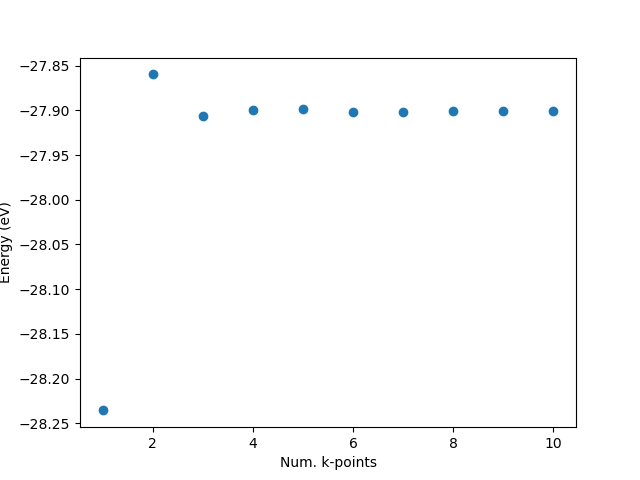

Recreate this plot in Python.
import sys
import os
sys.path.append("/home/gridsan/{}/".format(os.environ['USER']))
from labutil.src.plugins.pwscf import *
from ase.spacegroup import crystal
from ase.io import write
# from ase.build import *
from ase.build import bulk
import numpy as np
import matplotlib.pyplot as plt



def make_struc(alat):
    """
    Creates the crystal structure using ASE.
    :param alat: Lattice parameter in angstrom
    :return: structure object converted from ase
    """
    fecell = bulk('Fe', 'bcc', a=alat)
    # check how your cell looks like
    #write('s.cif', gecell)
    print(fecell, fecell.get_atomic_numbers())
    structure = Struc(ase2struc(fecell))
    print(structure.species)
    return structure


def compute_energy(alat, nk, ecut):
    """
    Make an input template and select potential and structure, and the path where to run
    """
    potname = 'Fe.pbe-nd-rrkjus.UPF'
    potpath = os.path.join(os.environ['ESPRESSO_PSEUDO'], potname)
    pseudopots = {'Fe': PseudoPotential(path=potpath, ptype='uspp', element='Fe',
                                        functional='GGA', name=potname),
                #   'Co': PseudoPotential(path=potpath, ptype='uspp', element='Fe',
                #                         functional='GGA', name=potname)
                  }
    struc = make_struc(alat=alat)
    kpts = Kpoints(gridsize=[nk, nk, nk], option='automatic', offset=False)
    dirname = 'Fe_bcc_a_{}_ecut_{}_nk_{}'.format(alat, ecut, nk)
    # runpath = Dir(path=os.path.join(os.environ['WORKDIR'], "Lab3/Problem1", dirname))
    runpath = Dir(path=os.path.join(os.getcwd(), "Lab3", dirname))
    input_params = PWscf_inparam({
        'CONTROL': {
            'calculation': 'vc-relax',
            'pseudo_dir': '/home/gridsan/{}/labutil/lab3_samples/pseudopotentials/'.format(os.environ['USER']),
            'outdir': runpath.path,
            'tstress': True,
            'tprnfor': True,
            'disk_io': 'none',
        },
        'SYSTEM': {
            'ecutwfc': ecut,
            'ecutrho': ecut * 8,
            'nspin': 2,
            'starting_magnetization(1)': 0.7,
            'occupations': 'smearing',
            'smearing': 'mp',
            'degauss': 0.02
             },
        'ELECTRONS': {
            'diagonalization': 'david',
            'mixing_beta': 0.5,
            'conv_thr': 1e-7,
        },
        'IONS': {},
        'CELL': {},
        })

    output_file = run_qe_pwscf(runpath=runpath, struc=struc,  pseudopots=pseudopots,
                               params=input_params, kpoints=kpts, ncpu=4)
    output = parse_qe_pwscf_output(outfile=output_file)
    return output



def lattice_scan():
    ecut = 30
    alat = 5.3 *0.529177249
    nk_list = np.arange(1,11)

    nk_unique_list = []
    energies = []
    for nk in nk_list:
        output = compute_energy(alat=alat, ecut=ecut, nk=nk)
        print(output)
        e, f, p, n_unique_k_points = output['energy']/13.6057039763/2, output['force'], output['pressure'], output['n_unique_k_points']
        energies.append(e)
        nk_unique_list.append(n_unique_k_points)
    
    plt.figure()
    plt.scatter(nk_list, energies)
    plt.xlabel('Num. k-points')
    plt.ylabel('Energy (eV)')
    plt.savefig('1A_bcc.png', dpi = 100)
    plt.show()

    

if __name__ == '__main__':
    os.environ["PWSCF_COMMAND"] = '/home/gridsan/epan1/3320_atomistic_shared/qe-7.2/bin/pw.x'
    # put here the function that you actually want to run
    lattice_scan()
